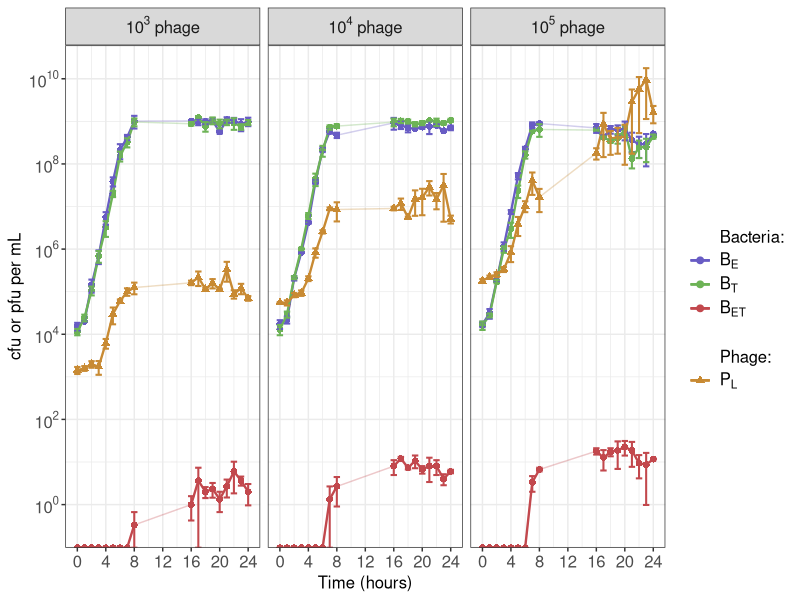
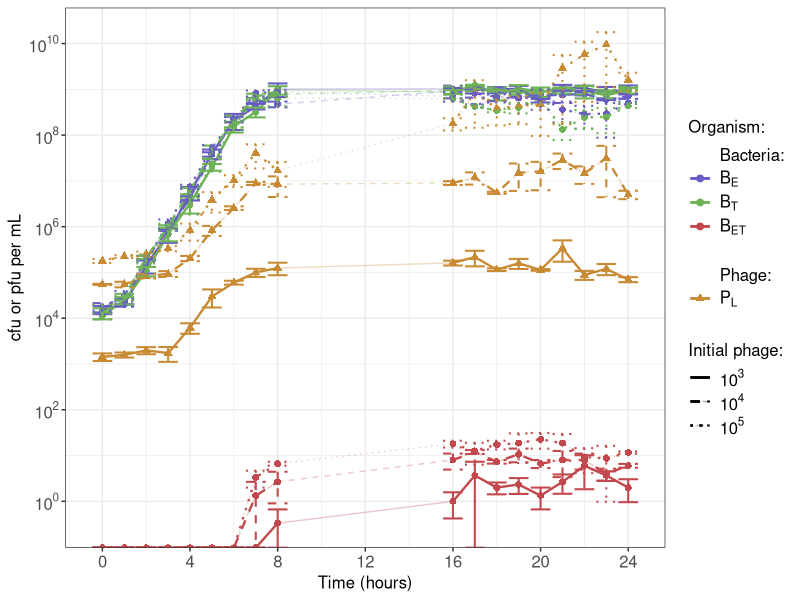
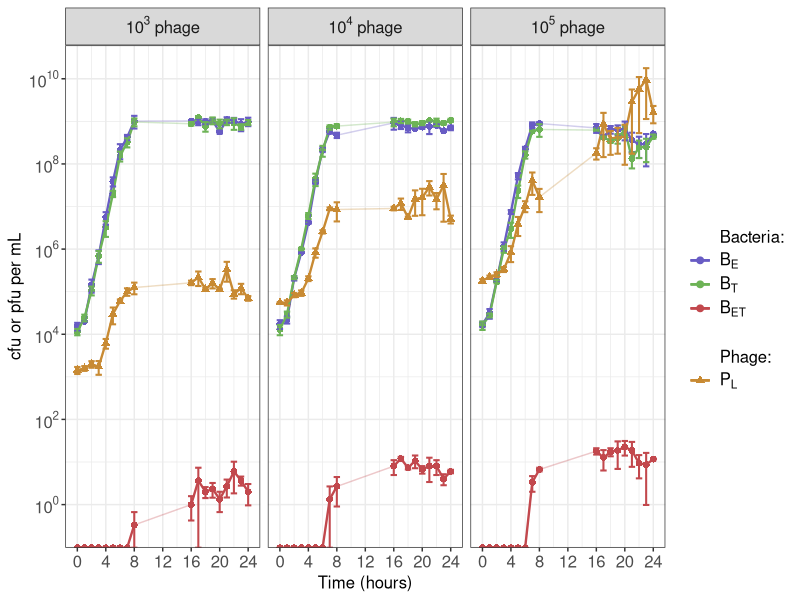
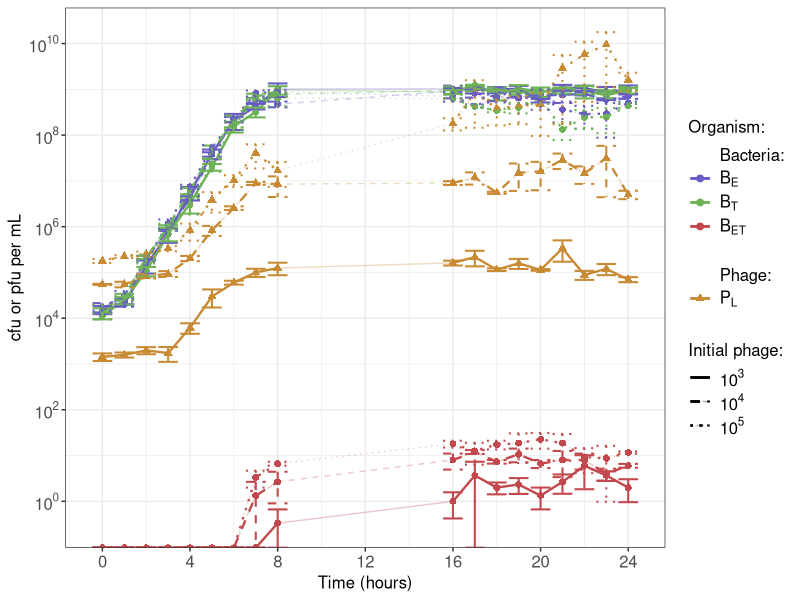

Generate these figures, in order, with R:

library(ggplot2)
library(scales)
library(dplyr)

data = read.csv(here::here("Data", "growth_summary.csv"))
data3 = read.csv(here::here("Data", "transduction_summary_10_3.csv"))
data4 = read.csv(here::here("Data", "transduction_summary_10_4.csv"))
data5 = read.csv(here::here("Data", "transduction_summary_10_5.csv"))

data$Type = "No phage"
data3$Type = "10^3"
data4$Type = "10^4"
data5$Type = "10^5"

data_all = rbind(data, data3, data4, data5) %>%
  filter(Bacteria != "Total") %>%
  mutate(Bacteria=replace(Bacteria, Bacteria=="EryR", "Be")) %>%
  mutate(Bacteria=replace(Bacteria, Bacteria=="TetR", "Bt")) %>%
  mutate(Bacteria=replace(Bacteria, Bacteria=="DRP", "Bet")) %>%
  mutate(Bacteria=replace(Bacteria, Bacteria=="P", "Pl"))

data_all$group = data_all$Bacteria
data_all = data_all %>% 
  mutate(group = replace(group, Bacteria %in% c("Be","Bt","Bet"), "other"))


data_all$Type = as.factor(data_all$Type)
data_all$Type = factor(data_all$Type, levels(data_all$Type)[c(4,1,2,3)])
levels(data_all$Type) = c("No phage",
                          expression(paste(10^3, " phage")),
                          expression(paste(10^4, " phage")),
                          expression(paste(10^5, " phage")))

data_all$Bacteria = as.factor(data_all$Bacteria)
data_all$Bacteria = factor(data_all$Bacteria, c("Bacteria:", levels(data_all$Bacteria)[c(1,3,2)],
                                                " ", "Phage:", levels(data_all$Bacteria)[4]))

ggplot(data_all %>% filter(Type != "No phage"), aes(x=Time, y=Mean, colour=Bacteria))+
  geom_point(aes(shape = group), size = 2)+
  geom_line(alpha=0.3)+
  geom_line(data = data_all %>% filter(Type != "No phage") %>% filter(Time < 9), size = 0.8) +
  geom_line(data = data_all %>% filter(Type != "No phage") %>% filter(Time > 15), size = 0.8) +
  geom_errorbar(aes(x=Time, ymin=se_min, ymax=se_max), size = 0.7) +
  scale_x_continuous(breaks=seq(0,max(data$Time),4))+
  scale_y_continuous(trans=log10_trans(),
                     breaks=trans_breaks("log10", function(x) 10^x),
                     labels=trans_format("log10", math_format(10^.x)))+
  labs(y = "cfu or pfu per mL", x = "Time (hours)", colour = "")+
  theme_bw() +
  facet_wrap(~Type, labeller = label_parsed) +
  scale_colour_manual(values=c("white","#685cc4","#6db356","#c2484d","white","white","#c88a33"),
                      drop = FALSE,
                      labels = c("Bacteria:",
                                 bquote(B[E]),
                                 bquote(B[T]),
                                 bquote(B[ET]),
                                 " ",
                                 "Phage:",
                                 bquote(P[L])),
                      guide = guide_legend(override.aes = list(shape = c(19,19,19,19,19,17,17)))) +
  guides(linetype = F, shape = F) +
  theme(axis.text.x = element_text(size=12),
        axis.title.x = element_text(size=12),
        axis.text.y = element_text(size=12),
        axis.title.y = element_text(size=12),
        legend.text = element_text(size=12),
        strip.text.x = element_text(size=12))


ggsave(here::here("Figures", "fig2.png"), dpi = 600)

ggplot(data_all %>% filter(Type != "No phage"), aes(x=Time, y=Mean,
                                                    colour=Bacteria, linetype= Type))+
  geom_point(aes(shape = group), size = 2)+
  geom_line(alpha=0.3)+
  geom_line(data = data_all %>% filter(Type != "No phage") %>% filter(Time < 9), size = 0.8) +
  geom_line(data = data_all %>% filter(Type != "No phage") %>% filter(Time > 15), size = 0.8) +
  geom_errorbar(aes(x=Time, ymin=se_min, ymax=se_max), size = 0.7) +
  scale_x_continuous(breaks=seq(0,max(data$Time),4))+
  scale_y_continuous(trans=log10_trans(),
                     breaks=trans_breaks("log10", function(x) 10^x),
                     labels=trans_format("log10", math_format(10^.x)))+
  labs(y = "cfu or pfu per mL", x = "Time (hours)", colour = "Organism:", linetype = "Initial phage:")+
  theme_bw() +
  scale_colour_manual(values=c("white","#685cc4","#6db356","#c2484d","white","white","#c88a33"),
                      drop = FALSE,
                      labels = c("Bacteria:",
                                 bquote(B[E]),
                                 bquote(B[T]),
                                 bquote(B[ET]),
                                 " ",
                                 "Phage:",
                                 bquote(P[L])),
                      guide = guide_legend(override.aes = list(shape = c(19,19,19,19,19,19,17)))) +
  scale_linetype_manual(values = c(1,2,3),
                        labels = c(expression(10^3),
                                   expression(10^4),
                                   expression(10^5))) +
  guides(shape = F) +
  theme(axis.text.x = element_text(size=12),
        axis.title.x = element_text(size=12),
        axis.text.y = element_text(size=12),
        axis.title.y = element_text(size=12),
        legend.text = element_text(size=12),
        legend.title = element_text(size=12),
        strip.text.x = element_text(size=12))

ggsave(here::here("Figures", "supp_fig2.png"), dpi = 600)


fitness = function(data, str1, str2){
  
  str1_0 = data %>%
    filter(Time == 0 & Bacteria == str1) %>%
    select(c("data1", "data2", "data3"))
  
  str1_24 = data %>%
    filter(Time == 24 & Bacteria == str1) %>%
    select(c("data1", "data2", "data3"))
  
  str2_0 = data %>%
    filter(Time == 0 & Bacteria == str2) %>%
    select(c("data1", "data2", "data3"))
  
  str2_24 = data %>%
    filter(Time == 24 & Bacteria == str2) %>%
    select(c("data1", "data2", "data3"))
  
  str1_w = log(str1_24/str1_0)
  str2_w = log(str2_24/str2_0)
  
  tt = str1_w/str2_w
  tt$Mean = rowMeans(tt)
  tt$sd = sd(tt[1,1:3])
  tt$sd_min = tt$Mean - tt$sd
  tt$sd_max = tt$Mean + tt$sd
  
  tt
  
}

fitness(data, "EryR", "TetR")
fitness(data, "DRP", "EryR")
fitness(data, "DRP", "TetR")

